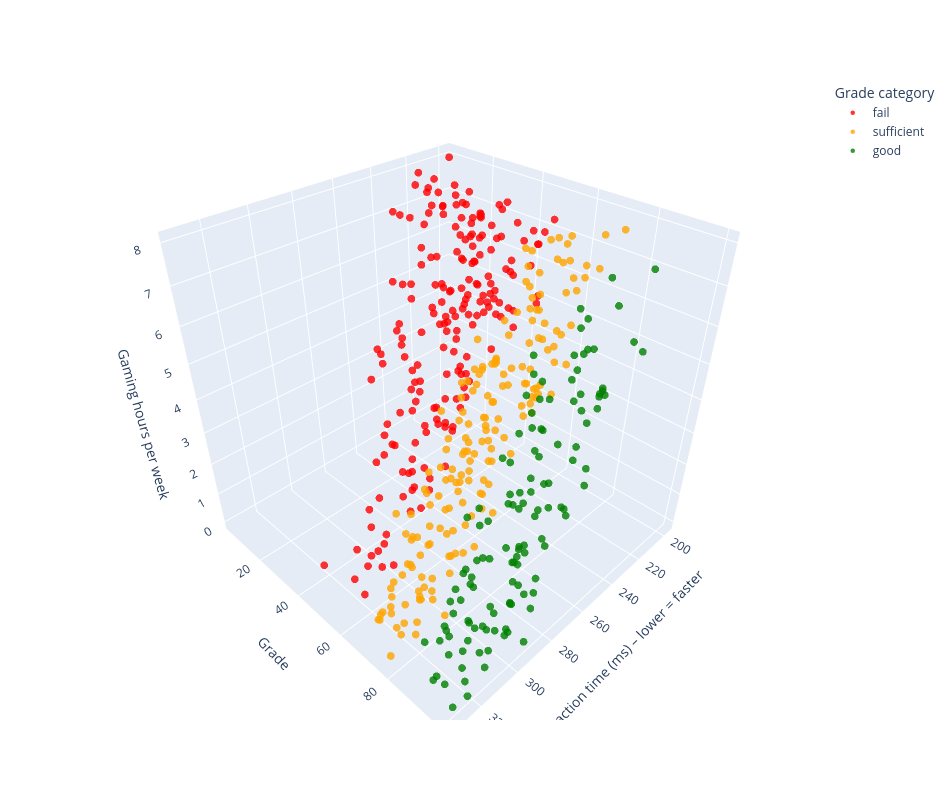

Write notebook code for a chart like this one.
### Code cell
import plotly.graph_objects as go

# 1. Create grade_category from grades
df["grade_category"] = pd.cut(
    df["grades"],
    bins=[0, 60, 80, float("inf")],
    labels=["fail", "sufficient", "good"],
    right=False
)

# 2. Create study_hours_category from study_hours
df["study_hours_category"] = pd.cut(
    df["study_hours"],
    bins=[0, 3, 6, float("inf")],
    labels=["low", "average", "high"],
    right=False
)

# 3. Filter out unrealistic grades > 100
df_filtered = df[df["grades"] <= 100].copy()

# 4. Take a smaller sample if there are many rows
if len(df_filtered) > 500:
    df_small = df_filtered.sample(n=500, random_state=0)
else:
    df_small = df_filtered.copy()

# Category settings for grade category
categories = ["fail", "sufficient", "good"]
colors = {
    "fail": "red",
    "sufficient": "orange",
    "good": "green",
}

# 5. Build 3D scatter plot with one trace per grade_category
fig = go.Figure()

for cat in categories:
    subset = df_small[df_small["grade_category"] == cat]

    fig.add_trace(go.Scatter3d(
        x=subset["reaction_time_ms"],
        y=subset["grades"],
        z=subset["gaming_hours"],
        mode="markers",
        name=cat,
        marker=dict(
            size=4.5,
            opacity=0.8,
            color=colors[cat],
        ),
        customdata=subset[["study_hours", "study_hours_category", "grades"]].values,
        hovertemplate=(
            "Grade category: " + cat + "<br>"
            "Reaction time (ms): %{x}<br>"
            "Grade: %{y}<br>"
            "Gaming hours/week: %{z}<br>"
            "Study hours/week: %{customdata[0]}<br>"
            "Study hours category: %{customdata[1]}<extra></extra>"
        )
    ))

# Layout without dropdown
fig.update_layout(
    width=950,
    height=800,
    margin=dict(t=80),
    scene=dict(
        xaxis_title="Reaction time (ms) – lower = faster",
        yaxis_title="Grade",
        zaxis_title="Gaming hours per week",
    ),
    legend_title_text="Grade category",
)

fig.show(config={"displayModeBar": False})

### Figure 1 — Plotly figure (JSON) as saved in the notebook; plotly's stock layout.template omitted (floating-point values rounded to 4 significant figures; data arrays with more than 128 entries replaced by an {"elided": "..."} marker saying what was removed)
{"data": [{"customdata": {"elided": "195x3 mixed values"}, "hovertemplate": "Grade category: fail<br>Reaction time (ms): %{x}<br>Grade: %{y}<br>Gaming hours/week: %{z}<br>Study hours/week: %{customdata[0]}<br>Study hours category: %{customdata[1]}<extra></extra>", "marker": {"color": "red", "opacity": 0.8, "size": 4.5}, "mode": "markers", "name": "fail", "type": "scatter3d", "x": {"elided": "195 float values"}, "y": {"elided": "195 float values"}, "z": {"elided": "195 float values"}}, {"customdata": {"elided": "179x3 mixed values"}, "hovertemplate": "Grade category: sufficient<br>Reaction time (ms): %{x}<br>Grade: %{y}<br>Gaming hours/week: %{z}<br>Study hours/week: %{customdata[0]}<br>Study hours category: %{customdata[1]}<extra></extra>", "marker": {"color": "orange", "opacity": 0.8, "size": 4.5}, "mode": "markers", "name": "sufficient", "type": "scatter3d", "x": {"elided": "179 float values"}, "y": {"elided": "179 float values"}, "z": {"elided": "179 float values"}}, {"customdata": {"elided": "126x3 mixed values"}, "hovertemplate": "Grade category: good<br>Reaction time (ms): %{x}<br>Grade: %{y}<br>Gaming hours/week: %{z}<br>Study hours/week: %{customdata[0]}<br>Study hours category: %{customdata[1]}<extra></extra>", "marker": {"color": "green", "opacity": 0.8, "size": 4.5}, "mode": "markers", "name": "good", "type": "scatter3d", "x": [255.5, 269.7, 248.8, 258.2, 304.4, 257.1, 262.1, 258.6, 275.4, 297.7, 263.1, 325.0, 271.8, 293.4, 290.9, 252.5, 314.3, 296.1, 280.6, 263.5, 324.1, 285.4, 256.9, 287.5, 293.8, 278.0, 291.0, 293.1, 221.1, 268.2, 266.6, 248.5, 299.8, 289.9, 310.6, 292.2, 302.1, 309.5, 322.7, 303.3, 318.2, 242.1, 285.0, 266.6, 293.7, 277.0, 314.0, 302.2, 317.1, 251.0, 278.6, 303.6, 257.7, 302.0, 329.5, 304.9, 282.1, 309.2, 244.8, 297.6, 321.8, 273.2, 280.8, 244.1, 261.5, 226.8, 324.9, 245.3, 309.2, 258.6, 253.6, 309.9, 274.4, 271.9, 310.7, 286.7, 289.8, 289.9, 296.3, 305.8, 238.0, 284.3, 331.3, 239.8, 266.6, 300.8, 241.1, 286.7, 268.8, 282.1, 285.4, 244.1, 300.0, 243.8, 267.7, 242.1, 305.9, 299.8, 290.4, 288.4, 304.2, 276.0, 263.8, 312.2, 284.8, 318.4, 297.6, 288.2, 262.2, 257.0, 247.3, 263.3, 302.7, 284.1, 312.7, 274.2, 301.7, 303.4, 231.6, 270.1, 318.6, 233.3, 268.9, 330.2, 279.6, 294.4], "y": [91.9, 97.21, 94.53, 90.97, 84.61, 86.94, 80.76, 81.9, 91.21, 97.49, 80.03, 93.44, 90.6, 94.92, 94.12, 89.98, 87.32, 80.61, 91.27, 99.33, 100.0, 85.15, 89.02, 99.31, 96.94, 87.19, 91.22, 95.3, 83.74, 81.57, 86.21, 93.6, 83.31, 95.45, 91.7, 100.0, 88.46, 100.0, 100.0, 84.67, 97.05, 87.45, 92.31, 82.77, 83.7, 96.0, 100.0, 100.0, 100.0, 94.77, 83.73, 89.52, 93.23, 100.0, 92.56, 89.36, 86.28, 82.63, 84.12, 92.23, 97.34, 82.84, 89.73, 86.58, 82.19, 94.69, 94.78, 86.08, 97.96, 99.6, 93.36, 84.6, 88.37, 90.19, 86.31, 92.02, 100.0, 84.11, 87.61, 83.59, 99.5, 87.25, 95.12, 83.54, 84.51, 85.98, 81.18, 92.52, 97.68, 96.61, 99.26, 92.41, 84.56, 83.96, 83.08, 82.1, 96.02, 99.15, 81.21, 100.0, 87.89, 99.32, 85.22, 90.98, 100.0, 80.88, 87.65, 84.12, 87.79, 80.1, 93.19, 99.38, 99.28, 91.47, 84.43, 82.96, 92.4, 100.0, 94.08, 86.62, 86.95, 86.04, 97.6, 100.0, 91.09, 100.0], "z": [4.14, 3.17, 5.52, 6.16, 1.11, 4.03, 4.37, 4.28, 2.85, 1.58, 6.24, 0.03, 5.83, 2.46, 1.69, 5.36, 0.59, 1.45, 2.19, 4.18, 0.63, 4.54, 5.81, 1.52, 2.99, 2.95, 2.56, 2.47, 6.54, 5.45, 3.98, 5.02, 3.36, 1.62, 0.58, 0.16, 0.31, 1.48, 0.03, 1.92, 1.97, 6.11, 3.67, 5.0, 2.9, 3.43, 0.51, 1.04, 1.18, 5.45, 4.12, 2.64, 5.23, 1.94, 0.38, 1.87, 3.48, 0.17, 6.57, 0.86, 0.73, 4.67, 2.06, 6.12, 5.18, 7.84, 1.14, 6.02, 0.64, 5.91, 4.79, 1.33, 3.76, 2.84, 1.1, 4.01, 1.17, 2.89, 0.0, 1.46, 6.37, 3.35, 0.83, 6.65, 2.87, 1.77, 5.7, 2.18, 4.51, 4.31, 3.07, 5.37, 0.17, 4.67, 6.02, 6.9, 1.77, 1.75, 3.13, 2.06, 1.84, 3.59, 4.56, 0.25, 2.88, 0.13, 2.33, 1.66, 3.14, 5.42, 5.35, 3.71, 0.9, 1.75, 0.64, 2.69, 0.52, 1.2, 6.25, 4.28, 0.65, 7.54, 2.97, 0.11, 1.9, 1.86]}], "layout": {"height": 800, "legend": {"title": {"text": "Grade category"}}, "margin": {"t": 80}, "scene": {"xaxis": {"title": {"text": "Reaction time (ms) – lower = faster"}}, "yaxis": {"title": {"text": "Grade"}}, "zaxis": {"title": {"text": "Gaming hours per week"}}}, "width": 950}}
